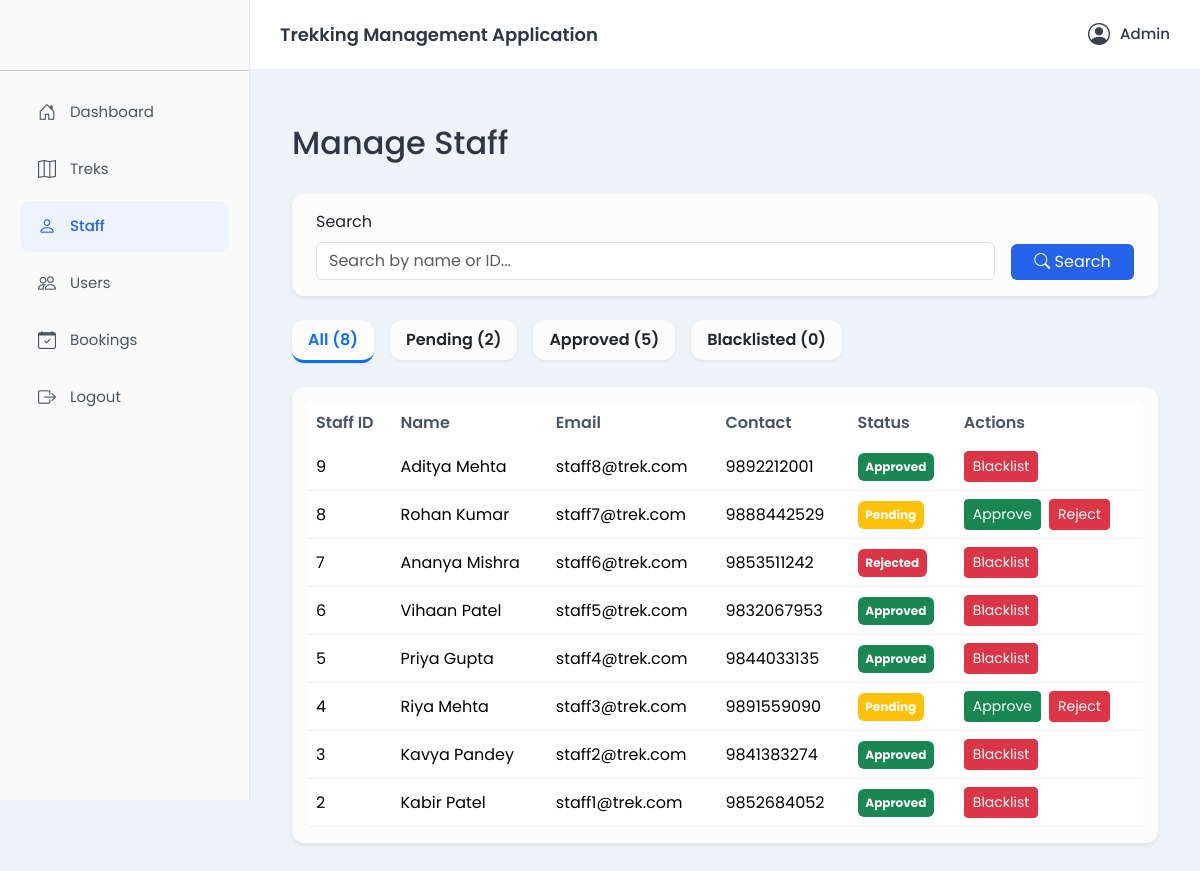
Screenshot of /admin/staff (signed in) with the database file from the repository.
### models.py (models this page shows, shortened)
class User(UserMixin, db.Model) :
    __tablename__ = "users"
    id = db.Column(db.Integer, primary_key = True)
    username = db.Column(db.String(50), unique = True, nullable = False)
    email = db.Column(db.String(120), unique = True, nullable = False)
    password_hash = db.Column(db.String(256), nullable = False)
    full_name = db.Column(db.String(120), nullable = False)
    phone = db.Column(db.String(20))
    role = db.Column(db.String(20), nullable = False, default = "user")  # admin, staff, user
    status = db.Column(db.String(20), nullable = False, default = "active")  # active, blacklisted
    created_at = db.Column(db.DateTime, default = datetime.utcnow)
    bookings = db.relationship("Booking", backref="user", lazy = True)
    assigned_treks = db.relationship("Trek", backref = "assigned_staff", lazy = True, foreign_keys = "Trek.assigned_staff_id")
    staff_profile = db.relationship("StaffProfile", backref = "user", uselist = False, lazy = True)

class StaffProfile(db.Model) :
    __tablename__ = "staff_profiles"
    user_id = db.Column(db.Integer, db.ForeignKey("users.id"), primary_key = True)
    approval_status = db.Column(db.String(20), nullable = False, default = "pending")
    experience = db.Column(db.Integer)

### routes/admin.py (the view, shortened to what this page needs)
@admin_bp.route("/staff")
@login_required
def staff():
    if current_user.role != "admin":
        flash("Access denied.", "danger")
        return redirect_dashboard(current_user)
    all_staff = (
        User.query
        .filter(User.role == "staff")
        .order_by(User.created_at.desc()).all()
    )
    all_count = len(all_staff)
    pending = sum(
        1 for s in all_staff
        if s.staff_profile.approval_status == "pending"
    )
    approved = sum(
        1 for s in all_staff
        if s.staff_profile.approval_status == "approved"
        and s.status != "blacklisted"
    )
    blacklisted = sum(
        1 for s in all_staff
        if s.status == "blacklisted"
    )
    search = request.args.get("search", "").strip()
    status = request.args.get("status", "all")
    query = (
        User.query
        .join(StaffProfile)
        .filter(User.role == "staff")
    )
    if status == "pending":
        query = query.filter(
            StaffProfile.approval_status == "pending"
        )
    elif status == "approved":
        query = query.filter(
            StaffProfile.approval_status == "approved",
            User.status != "blacklisted"
        )
    elif status == "blacklisted":
        query = query.filter(
            User.status == "blacklisted"
        )
    staff_members = (
        query
        .order_by(User.created_at.desc())
        .all()
    )
    return render_template(
        "admin/staff.html",
        staff_members=staff_members,
        status=status,
        all_count=all_count,
        pending=pending,
        approved=approved,
        blacklisted=blacklisted,
        search=search
    )

### app.py (called while the page is built)
@login_manager.user_loader
def load_user(user_id):
    return db.session.get(User, int(user_id))

### templates/admin/staff.html (shortened to what this page needs)
{% extends "base.html" %} {% block content %}
<div class="container mt-4">
	<div class="d-flex justify-content-between align-items-center mb-4">
        <div>
            <h2> Manage Staff </h2>
        </div>
	</div>
    <div class="card shadow-sm mb-4">
        <div class="card-body">
            <form method="GET">
                <div class="row g-3 px-2">
                    <div class="col-md-10">
                        <label class="form-label">Search</label>
                        <input
                            type="text"
                            class="form-control"
                            name="search"
                            placeholder="Search by name or ID..."
                            value="{{ search}}"
                        />
                    </div>
                    <div class="col-md-2 d-flex align-items-end">
                        <button class="btn btn-primary w-100">
                            <i class="bi bi-search"></i>
                            Search
                        </button>
                    </div>
                </div>
            </form>
        </div>
    </div>
	<div class="d-flex gap-3 mb-4 flex-wrap">
        <a href="{{ url_for('admin.staff', status='all', search=search) }}"
            class="text-decoration-none text-dark">
            <div class="card {% if status=='all' %}active-tab{% endif %}">
                <div class="card-body py-2 px-3 d-flex align-items-center gap-4">
                    <span class="fw-semibold">
                        All ({{ all_count }})
                    </span>
                </div>
            </div>
        </a>
        <a href="{{ url_for('admin.staff', status='pending', search=search) }}"
            class="text-decoration-none text-dark">
            <div class="card {% if status=='pending' %}active-tab{% endif %}">
                <div class="card-body py-2 px-3 d-flex align-items-center gap-4">
                    <span class="fw-semibold">
                        Pending ({{ pending }})
                    </span>
                </div>
            </div>
        </a>
        <a href="{{ url_for('admin.staff', status='approved', search=search) }}"
            class="text-decoration-none text-dark">
            <div class="card {% if status=='approved' %}active-tab{% endif %}">
                <div class="card-body py-2 px-3 d-flex align-items-center gap-4">
                    <span class="fw-semibold">
                        Approved ({{ approved }})
                    </span>
                </div>
            </div>
        </a>
        <a href="{{ url_for('admin.staff', status='blacklisted', search=search) }}"
            class="text-decoration-none text-dark">
            <div class="card {% if status=='blacklisted' %}active-tab{% endif %}">
                <div class="card-body py-2 px-3 d-flex align-items-center gap-4">
                    <span class="fw-semibold">
                        Blacklisted ({{ blacklisted }})
                    </span>
                </div>
            </div>
        </a>
    </div>
	{% if staff_members %}
    <div class="card shadow-sm">
        <div class="card-body">
            <table class="table table-hover align-middle mb-0">
                <thead>
                    <tr>
                        <th>Staff ID</th>
                        <th>Name</th>
                        <th>Email</th>
                        <th>Contact</th>
                        <th>Status</th>
                        <th>Actions</th>
                    </tr>
                </thead>
                <tbody>
                    {% for staff in staff_members %}
                    <tr>
                        <td>{{ staff.id }}</td>
                        <td>{{ staff.full_name }}</td>
                        <td>{{ staff.email }}</td>
                        <td>{{ staff.phone }}</td>
                        <td>
                            {% if staff.status == "blacklisted" %}
                            <span class="badge py-2 bg-danger">{{ staff.status|capitalize }}</span>
                            {% elif staff.staff_profile.approval_status == "approved" %}
                            <span class="badge py-2 bg-success">{{ staff.staff_profile.approval_status|capitalize }}</span>
                            {% elif staff.staff_profile.approval_status == "pending" %}
                            <span class="badge py-2 bg-warning">{{ staff.staff_profile.approval_status|capitalize }}</span>
                            {% else %}
                            <span class="badge py-2 bg-danger">{{ staff.staff_profile.approval_status|capitalize }}</span>
                            {% endif %}
                        </td>
                        <td>
                            <div class="d-flex gap-2">
                                {% if staff.staff_profile.approval_status == "pending" %}
                                <form
                                    method="POST"
                                    action="{{ url_for('admin.approve_staff', user_id=staff.id) }}">
                                    <button class="btn btn-success btn-sm"> Approve </button>
                                </form>
                                <form
                                    method="POST"
                                    action="{{ url_for('admin.reject_staff', user_id=staff.id) }}">
                                    <button class="btn btn-danger btn-sm"> Reject </button>
                                </form>
                                {% elif staff.status == "active" %}
                                <form method="POST" action="{{ url_for('admin.change_account_status', user_id=staff.id) }}">
                                    <button class="btn btn-danger btn-sm"> Blacklist </button>
                                </form>
                                {% elif staff.status == "blacklisted" %}
                                <form method="POST" action="{{ url_for('admin.change_account_status', user_id=staff.id) }}">
                                    <input type="hidden" name="status" value="active">
                                    <input type="hidden" name="next" value="admin.staff">
                                    <button class="btn btn-success btn-sm"> Activate </button>
                                </form>
                                {% endif %}
                            </div>
                        </td>
                    </tr>
                    {% endfor %}
                </tbody>
            </table>
        </div>
    </div>
	{% endif %}
</div>
{% endblock %}

### templates/base.html (shortened to what this page needs)
<!DOCTYPE html>
<html lang="en">
    <head>
        <link href="https://cdn.jsdelivr.net/npm/bootstrap@5.3.3/dist/css/bootstrap.min.css" rel="stylesheet">
        <link rel="stylesheet" href="https://cdn.jsdelivr.net/npm/bootstrap-icons@1.11.3/font/bootstrap-icons.css">
        <link rel="stylesheet" href="{{ url_for('static', filename='css/style.css') }}">
    </head>
    <body>
        {% if current_user.is_authenticated %}
            {% if current_user.role == "admin" %}
                {% set dashboard = 'admin.dashboard' %}
            {% elif current_user.role == "staff" %}
                {% set dashboard = 'staff.dashboard' %}
            {% else %}
                {% set dashboard = 'user.dashboard' %}
            {% endif %}
        <div class="wrapper">
            <aside class="sidebar">
                <hr>
                <ul class="sidebar-menu">
                    <li>
                        <a href="{{ url_for(dashboard) }}"
                        class="{% if request.endpoint==dashboard %}active{% endif %}">
                            <i class="bi bi-house-door"></i>
                            <span>Dashboard</span>
                        </a>
                    </li>
                    {% if current_user.role=="admin" %}
                    <li>
                        <a href="{{ url_for('admin.treks') }}"
                        class="{% if request.endpoint=='admin.treks' %}active{% endif %}">
                            <i class="bi bi-map"></i>
                            <span>Treks</span>
                        </a>
                    </li>
                    <li>
                        <a href="{{ url_for('admin.staff') }}"
                        class="{% if request.endpoint=='admin.staff' %}active{% endif %}">
                            <i class="bi bi-person"></i>
                            <span>Staff</span>
                        </a>
                    </li>
                    <li>
                        <a href="{{ url_for('admin.users') }}"
                        class="{% if request.endpoint=='admin.users' %}active{% endif %}">
                            <i class="bi bi-people"></i>
                            <span>Users</span>
                        </a>
                    </li>
                    <li>
                        <a href="{{ url_for('admin.bookings') }}"
                        class="{% if request.endpoint=='admin.bookings' %}active{% endif %}">
                            <i class="bi bi-calendar-check"></i>
                            <span>Bookings</span>
                        </a>
                    </li>
                    {% endif %}
                    <li>
                        <a href="{{ url_for('auth.logout')}}"
                        class="{% if request.endpoint=='auth.logout' %}active{% endif %}">
                            <i class="bi bi-box-arrow-right"></i>
                            <span>Logout</span>
                        </a>
                    </li>
                </ul>
            </aside>
            <div class="main">
                <nav class="topbar">
                    <h5 class="app-title">Trekking Management Application</h5>
                    <div class="profile">
                        <i class="bi bi-person-circle"></i>
                        <span>{{ current_user.username.capitalize() }}</span>
                    </div>
                </nav>
                <div class="page-content">
                    {% block content %}{% endblock %}
                </div>
            </div>
        </div>
        {% else %}
        {% block public_content %}
        {% endblock %}
        {% endif %}
    </body>
</html>

### static/css/style.css (style rules this page uses)
* { margin:0; padding:0; box-sizing:border-box; }
body { font-family:'Poppins',sans-serif; background:#eef3f8; color:#2d3748; }
.wrapper { display:flex; min-height:100vh; }
.sidebar { width:250px; background:#fafafa; border-right:1px solid #e6e9ef; position:fixed; height:100vh; display:flex; flex-direction:column; }
.sidebar hr { margin-top: 70px; }
.sidebar-menu { list-style:none; padding:0px 20px 12px 20px; }
.sidebar-menu li { margin-bottom:6px; }
.sidebar-menu a { display:flex; align-items:center; gap:14px; text-decoration:none; color:#4b5563; padding:12px 18px; border-radius:10px; transition:.25s; font-size:15px; }
.sidebar-menu a i { font-size:18px; }
.sidebar-menu a.active { background:#edf4ff; color:#2563eb; font-weight:500; }
.main { margin-left:250px; width:calc(100% - 250px); }
.topbar { height:70px; background:#fff; border-bottom:1px solid #e8ecf2; display:flex; justify-content:space-between; align-items:center; padding:0 30px; }
.app-title { font-size:18px; font-weight:600; margin:0; }
.profile { display:flex; align-items:center; gap:10px; cursor:pointer; }
.profile i:first-child { font-size:22px; color:#374151; }
.profile span { font-size:15px; font-weight:500; }
.page-content { padding:30px; }
.card { border:none; border-radius:12px; background:#fcfcfd; box-shadow:0 1px 3px rgba(0,0,0,.08); }
.table { background:#fff; }
.table thead { background:#f8fafc; }
.table th { font-weight:600; border:none; color:#475569; }
.table td { vertical-align:middle; border-color:#eef1f6; }
.btn-primary { background:#2563eb; border:none; }
.active-tab { border-bottom:3px solid #0d6efd; color:#0d6efd; }

### rows the page displays
User: username "Admin"
User: id "9", full_name "Aditya Mehta", email "staff8@trek.com", phone "9892212001", staff_profile.approval_status "Approved"
User: id "8", full_name "Rohan Kumar", email "staff7@trek.com", phone "9888442529", staff_profile.approval_status "Pending"
User: id "7", full_name "Ananya Mishra", email "staff6@trek.com", phone "9853511242", staff_profile.approval_status "Rejected"
User: id "6", full_name "Vihaan Patel", email "staff5@trek.com", phone "9832067953", staff_profile.approval_status "Approved"
User: id "5", full_name "Priya Gupta", email "staff4@trek.com", phone "9844033135", staff_profile.approval_status "Approved"
User: id "4", full_name "Riya Mehta", email "staff3@trek.com", phone "9891559090", staff_profile.approval_status "Pending"
User: id "3", full_name "Kavya Pandey", email "staff2@trek.com", phone "9841383274", staff_profile.approval_status "Approved"
User: id "2", full_name "Kabir Patel", email "staff1@trek.com", phone "9852684052", staff_profile.approval_status "Approved"

### other values shown
{{ all_count }} "8"
{{ pending }} "2"
{{ approved }} "5"
{{ blacklisted }} "0"
